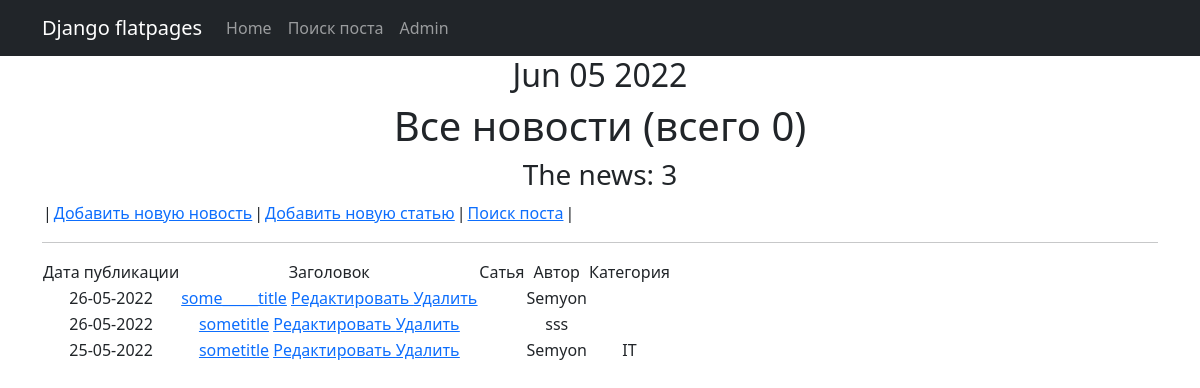
Before: /news/ with the older database file.
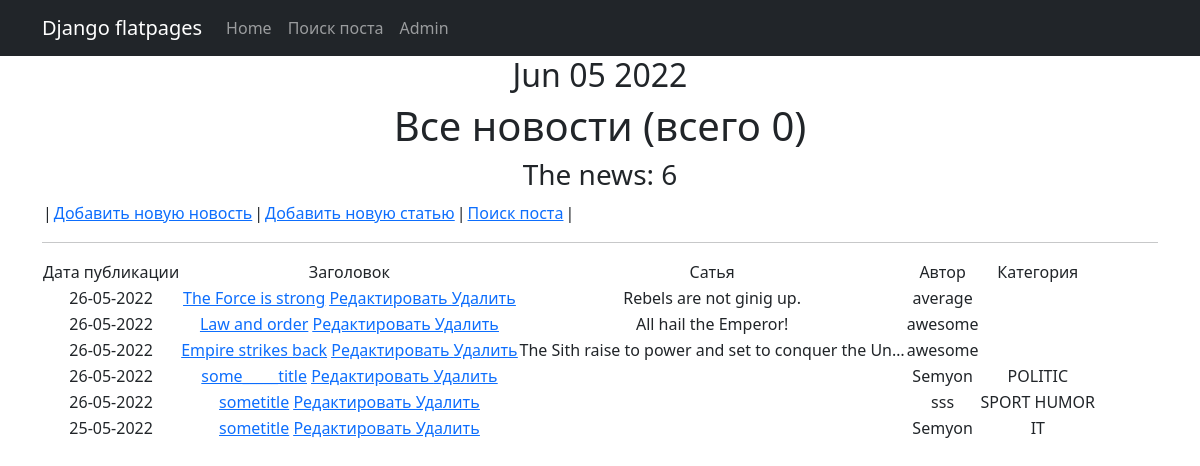
After: the same page with the newer database file.
### news/models.py (models this page shows, shortened)
class Post(models.Model):
    author = models.ForeignKey(Author, on_delete=models.CASCADE)
    NEWS = 'NW'
    ARTICLE = 'AR'
    CAT_CHOICES = (
        (NEWS, 'Новость'),
        (ARTICLE, 'Статья'),
    )
    type = models.CharField(max_length=2, choices=CAT_CHOICES, default=ARTICLE)
    date = models.DateTimeField(auto_now_add=True)
    category = models.ManyToManyField(Category, through='PostCategory')
    text = models.TextField(default='')
    title = models.CharField(max_length=255)
    rating = models.SmallIntegerField(default=0)

class Author(models.Model):
    username = models.OneToOneField(User, on_delete=models.CASCADE)
    rating = models.SmallIntegerField(default=0)

class Category(models.Model):
    name = models.CharField(max_length=255, unique=True)
    def __str__(self):
        return f'{self.name}'

### news/views.py (the view)
# urls.py: path('', NewsList.as_view()),  # т. к. сам по себе это класс, то нам надо представить этот класс в виде view. Для этого вызываем метод as_view
class NewsList(ListView):
    model = Post  # указываем модель, объекты которой мы будем выводить
    template_name = 'news.html'  # шаблон, в котором будет лежать HTML, в котором будут все инструкции о том, как именно пользователю должны вывестись наши объекты
    context_object_name = 'news' # список объектов данной модели из БД, для дальнейшей работы с ним в html-шаблоне
    ordering = ['-date']
    paginate_by = 10  # постраничный вывод
    form_class = PostForm  # добавляем форм класс, чтобы получать доступ к форме через метод POST

### news/templatetags/custom_filters.py (called while the page is built)
@register.filter(name='censor') # регистрируем наш фильтр под именем Censor, чтоб django понимал, что это именно фильтр, а не простая функция
def Censor(value): # первый аргумент здесь это то значение, к которому надо применить фильтр, второй аргумент — это аргумент фильтра, т. е. примерно следующее будет в шаблоне value|Censor
    STRONG_WORDS = ["php", "редиска"]
    if not isinstance(value, str):
        raise ValueError('Нельзя цензурировать не строку')
    for word in STRONG_WORDS:
        value = value.replace(word[1:], '*' * (len(word)-1))
    return value

### news/templatetags/custom_tags.py (called while the page is built)
@register.simple_tag()
def current_time(format_string='%b %d %Y'):
    return datetime.utcnow().strftime(format_string)

### templates/news.html (shortened to what this page needs)
{% extends 'flatpages/default.html' %}
{% load custom_tags %}
{% load custom_filters %}
{% block content %}
    <h2>{% current_time '%b %d %Y' %}</h2>
    <h1>Все новости (всего {{filter.qs|length}})</h1>
    <h3>The news:
        <span> {{ news|length }} </span>
    </h3>
    <table>
        <td>|</td>
        <td><a href="{% url 'new_create' %}">Добавить новую новость</a><br></td>
        <td>|</td>
        <td><a href="{% url 'article_create' %}">Добавить новую статью</a><br></td>
        <td>|</td>
        <td><a href="{% url 'search' %}">Поиск поста </a><br></td>
        <td>|</td>
    </table>
    <hr>
    {% if news %}
        <table>
            <tr>
                <td>
                    Дата публикации
                </td>
                <td>
                    Заголовок
                </td>
                <td>
                    Сатья
                </td>
                <td>
                    Автор
                </td>
                <td>
                    Категория
                </td>
            </tr>
            {% for new in news %}
                <tr>
                    <td>
                        {{ new.date|date:'d-m-Y' }}
                    </td>
                    <td>
                        {% if new.type == 'NEWS' %}
                            <a href="{% url 'new' new.id %}">{{ new.title|censor }}</a>
                            <a href="{% url 'new_update' new.id %}"><u> Редактировать </u></a>
                            <a href="{% url 'new_delete' new.id %}"><u> Удалить </u></a>
                        {% else %}
                            <a href="{% url 'new' new.id %}">{{ new.title|censor }}</a>
                            <a href="{% url 'article_update' new.id %}"><u> Редактировать </u></a>
                            <a href="{% url 'article_delete' new.id %}"><u> Удалить </u></a>
                        {% endif %}
                    </td>
                    <td>
                        {{ new.text|truncatechars:50 }}
                    </td>
                    <td>
                        {{ new.author.username }}
                    </td>
                    <td>
                        {% for category in new.category.all %}
                            {{ category }}
                        {% endfor %}
                    </td>
                </tr>
            {% endfor %}
        </table>
    {% else %}
        <h2>НОВОСТЕЙ НЕТ!</h2>
    {% endif %}
{% endblock content %}

Changed rows visible on the page:
added Post: date "26-05-2022", title|censor "The Force is strong", text "Rebels are not ginig up.", author.username "average"
added Post: date "26-05-2022", title|censor "Law and order", text "All hail the Emperor!", author.username "awesome"
added Post: date "26-05-2022", title|censor "Empire strikes back", text "The Sith raise to power and set to conquer the Un…", author.username "awesome"
added Category: name "POLITIC", shown under Post "some_____title"
added Category: name "SPORT", shown under Post "sss"
added Category: name "HUMOR", shown under Post "sss"
Other visible differences:
{{ news|length }}: "3" → "6"
